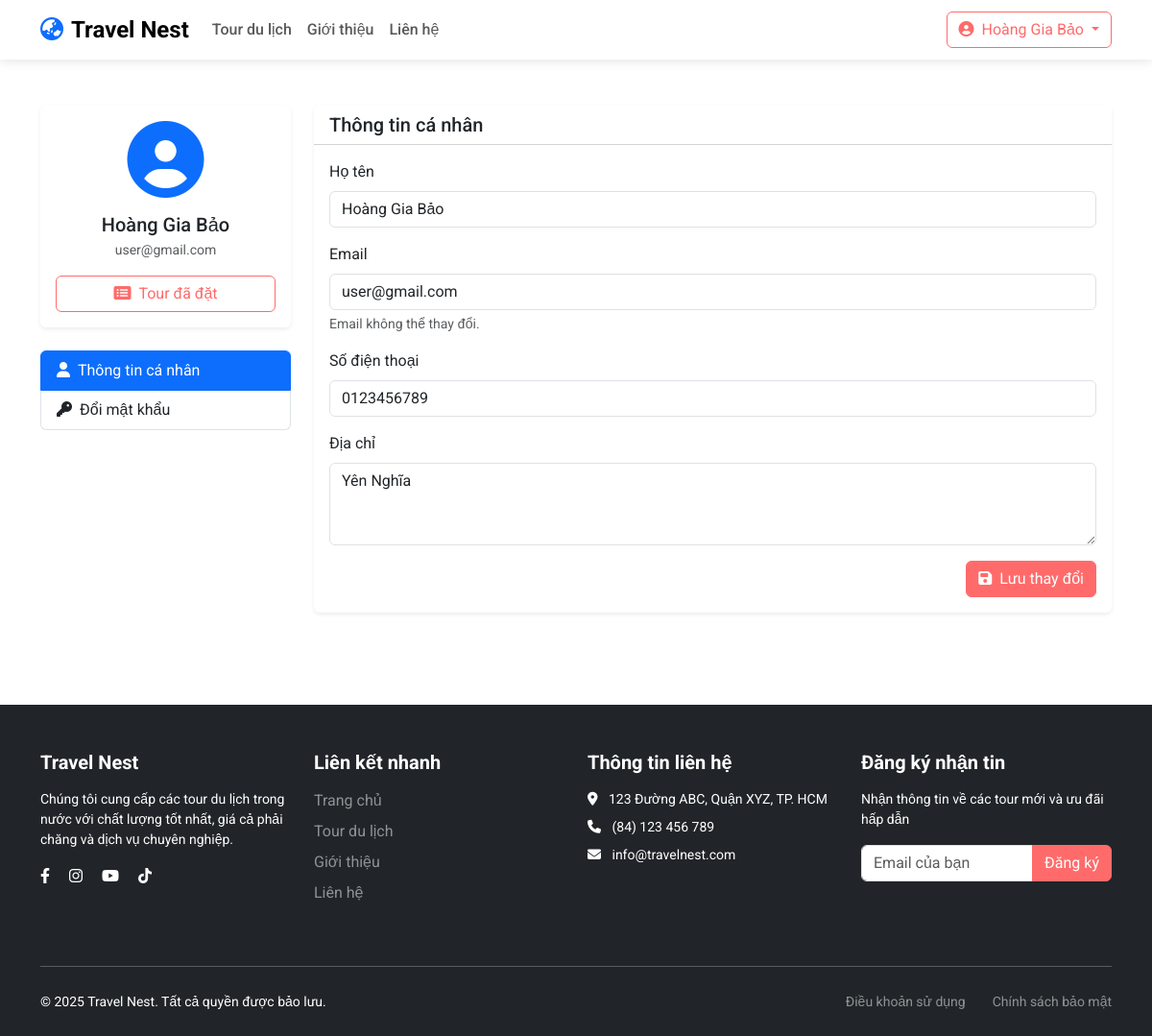
Page /profile.php (signed in) on the earlier database version.
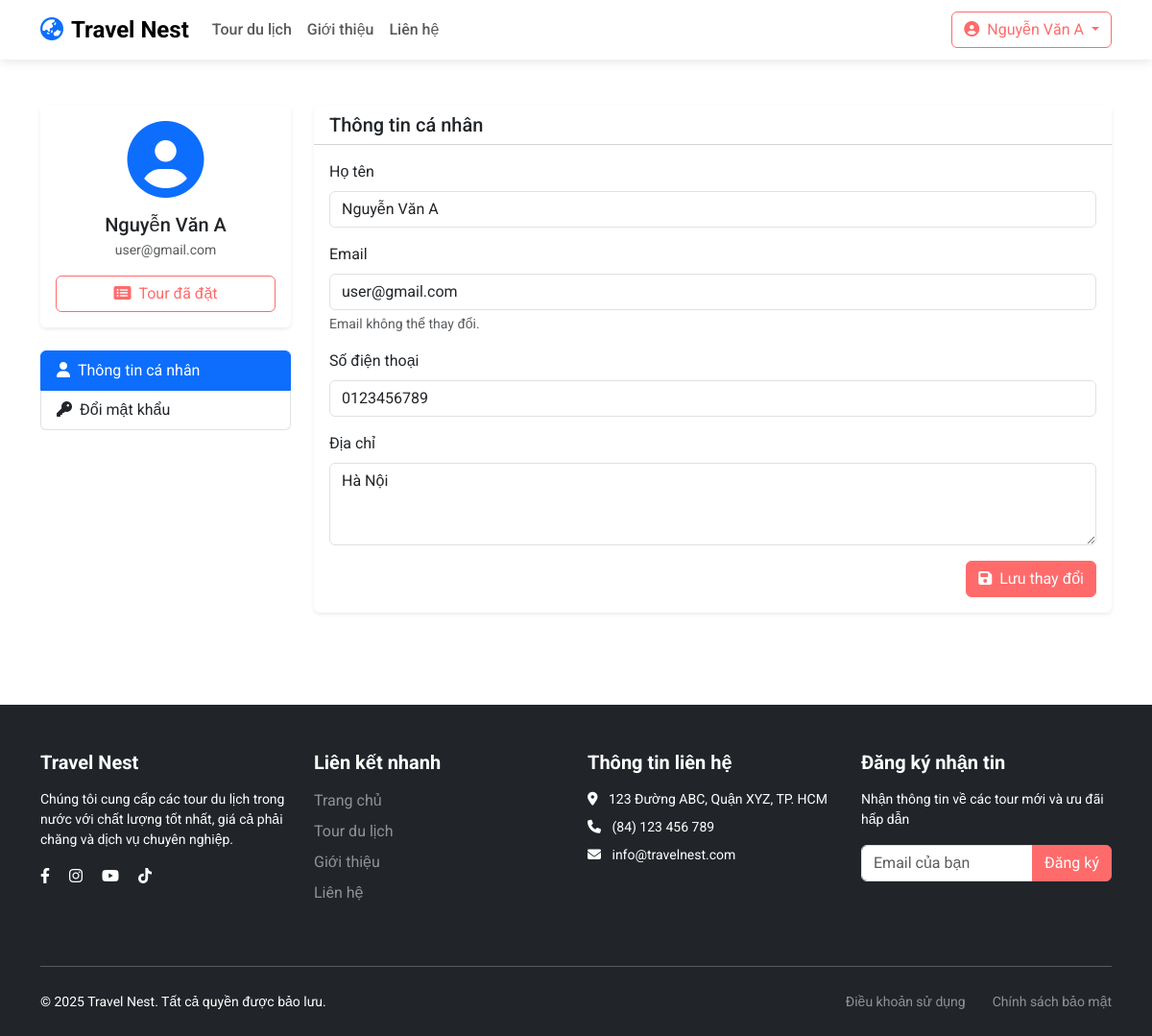
Same page on the later database version.
### tables this page shows
CREATE TABLE `users` (
  `user_id` int NOT NULL,
  `full_name` varchar(255) NOT NULL,
  `email` varchar(255) NOT NULL,
  `password` varchar(255) NOT NULL,
  `phone` varchar(20) NOT NULL,
  `address` text,
  `role` enum('customer','admin') DEFAULT 'customer',
  `status` enum('active','blocked','inactive') DEFAULT 'active',
  `created_at` timestamp NULL DEFAULT CURRENT_TIMESTAMP,
  `updated_at` timestamp NULL DEFAULT CURRENT_TIMESTAMP ON UPDATE CURRENT_TIMESTAMP
);

### profile.php (the view, shortened to what the changed rows need)
<?php
include 'config/config.php';
$userId = $_SESSION['user_id'];
$stmt = $conn->prepare("SELECT * FROM users WHERE user_id = ?");
$stmt->bind_param("i", $userId);
$stmt->execute();
$user = $stmt->get_result()->fetch_assoc();
include 'layouts/header.php';
?>
<div class="container py-5">
    <div class="row">
        <div class="col-lg-3">
            <div class="card border-0 shadow-sm mb-4">
                <div class="card-body text-center">
                    <div class="profile-img mb-3">
                        <i class="fas fa-user-circle fa-5x text-primary"></i>
                    </div>
                    <h5 class="mb-1"><?php echo $user['full_name']; ?></h5>
                    <p class="text-muted small mb-3"><?php echo $user['email']; ?></p>
                    <div class="d-grid">
                        <a href="my-bookings.php" class="btn btn-outline-primary">
                        </a>
                    </div>
                </div>
            </div>
        </div>
        <div class="col-lg-9">
            <div class="tab-content">
                <div class="tab-pane fade show active" id="profile-info">
                    <div class="card border-0 shadow-sm">
                        <div class="card-body">
                            <form method="post">
                                <div class="mb-3">
                                    <label for="full_name" class="form-label">Họ tên</label>
                                    <input type="text" class="form-control" id="full_name" name="full_name" value="<?php echo $user['full_name']; ?>" required>
                                </div>
                                <div class="mb-3">
                                    <label for="email" class="form-label">Email</label>
                                    <input type="email" class="form-control" id="email" value="<?php echo $user['email']; ?>" readonly>
                                    <div class="form-text">Email không thể thay đổi.</div>
                                </div>
                                <div class="mb-3">
                                    <label for="phone" class="form-label">Số điện thoại</label>
                                    <input type="tel" class="form-control" id="phone" name="phone" value="<?php echo $user['phone']; ?>" required>
                                </div>
                                <div class="mb-3">
                                    <label for="address" class="form-label">Địa chỉ</label>
                                    <textarea class="form-control" id="address" name="address" rows="3"><?php echo $user['address']; ?></textarea>
                                </div>
                            </form>
                        </div>
                    </div>
                </div>
            </div>
        </div>
    </div>
</div>
<?php include 'layouts/footer.php'; ?>

### layouts/header.php (shortened to what the changed rows need)
<!DOCTYPE html>
<html lang="vi">
<head>
    <link href="https://cdn.jsdelivr.net/npm/bootstrap@5.3.0/dist/css/bootstrap.min.css" rel="stylesheet">
    <link rel="stylesheet" href="https://cdnjs.cloudflare.com/ajax/libs/font-awesome/6.4.0/css/all.min.css">
    <link rel="stylesheet" href="https://cdn.jsdelivr.net/npm/sweetalert2@11.7.5/dist/sweetalert2.min.css">
    <link rel="stylesheet" href="assets/css/style.css">
</head>
<body>
    <nav class="navbar navbar-expand-lg navbar-light bg-white sticky-top">
        <div class="container">
            <div class="collapse navbar-collapse" id="navbarNav">
                <?php if (isset($_SESSION['user_id'])): ?>
                    <div class="dropdown">
                        <button class="btn btn-outline-primary dropdown-toggle" type="button" id="userMenuButton" data-bs-toggle="dropdown" aria-expanded="false">
                            <i class="fas fa-user-circle me-1"></i>
                            <?php echo $_SESSION['full_name']; ?>
                        </button>
                    </div>
                <?php endif; ?>
            </div>
        </div>
    </nav>
</body>
</html>

Differences in the rows shown:
changed users "user@gmail.com": full_name "Hoàng Gia Bảo" → "Nguyễn Văn A"; address "Yên Nghĩa" → "Hà Nội"
Other differences:
$_SESSION['full_name']: "Hoàng Gia Bảo" → "Nguyễn Văn A"
